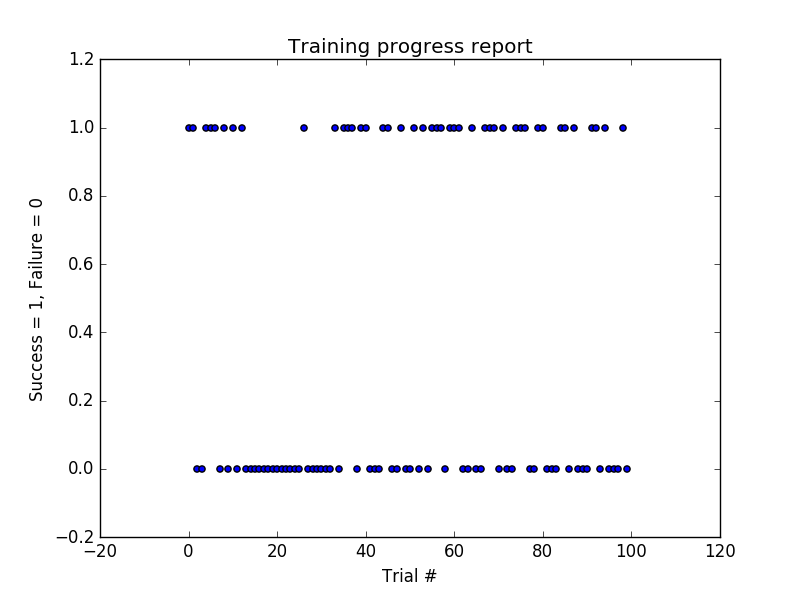

Recreate this plot in Python.
import random
from environment import Agent, Environment
from planner import RoutePlanner
from simulator import Simulator

class LearningAgent(Agent):
    """An agent that learns to drive in the smartcab world."""

    def __init__(self, env):
        super(LearningAgent, self).__init__(env)  # sets self.env = env, state = None, next_waypoint = None, and a default color
        self.color = 'red'  # override color
        self.planner = RoutePlanner(self.env, self)  # simple route planner to get next_waypoint
        # TODO: Initialize any additional variables here
        self.discount_factor = 0.25
        self.learning_rate = 0.5
        self.default_Q = 0
        self.none_count = 0
        self.max_right = 4
        self.max_none = 6
        self.state0 = None
        self.action0 = None
        self.reward0 = None
        self.Q = {}
        self.trials = -1
        self.max_trials = 100
        self.x_trials = range(0,self.max_trials)
        self.y_trials = range(0,self.max_trials)
        for i in ['forward','left','right']:
            for j in ['green','red']:
                for k in self.env.valid_actions:
                    self.Q[(i,j),k] = self.default_Q
    

    def reset(self, destination=None):
        self.planner.route_to(destination)
        # TODO: Prepare for a new trip; reset any variables here, if required
        if (self.state0, self.action0, self.reward0) != (None, None, None):
            oldQ = self.Q[(self.state0,self.action0)]
            self.Q[(self.state0,self.action0)] = oldQ + self.learning_rate*(self.reward0 - oldQ)
        self.none_count = 0
        self.trials = self.trials + 1
        (self.state0, self.action0, self.reward0) = (None, None, None)
        
        
    def update(self, t):
        # Gather inputs
        self.next_waypoint = self.planner.next_waypoint()  # from route planner, also displayed by simulator
        inputs = self.env.sense(self)
        deadline = self.env.get_deadline(self)

        # TODO: Update state
        self.state = (self.next_waypoint, inputs['light'])
        # TODO: Select action according to your policy
        newQ = -9999999999
        action = None
        
        if self.Q[(self.state,None)] == self.Q[(self.state,'left')] == self.Q[(self.state,'right')] == self.Q[(self.state,'forward')]:
            action = random.choice(Environment.valid_actions)
            newQ = self.Q[(self.state,'left')]
        else:      
            for i2 in [None,'left','right','forward']:
                if self.Q[(self.state,i2)] >= newQ:
                    newQ = self.Q[(self.state,i2)]
                    action = i2
        if action == None:
            self.none_count = self.none_count + 1
        else:
            self.none_count = 0
        if self.none_count > self.max_none:
            action = random.choice(Environment.valid_actions)

        # Execute action and get reward
        reward = self.env.act(self, action)


        # TODO: Learn policy based on state, action, reward
        if (self.state0, self.action0, self.reward0) != (None, None, None):
            oldQ = self.Q[(self.state0,self.action0)]
            self.Q[(self.state0,self.action0)] = (1-self.learning_rate)*oldQ + self.learning_rate*(self.reward0 + self.discount_factor*newQ)
        (self.state0, self.action0, self.reward0) = (self.state, action, reward)
        if (deadline == 0) & (reward < 10):
            self.y_trials[self.trials] = 0
        else:
            self.y_trials[self.trials] = 1
        print "LearningAgent.update(): deadline = {}, inputs = {}, action = {}, reward = {}".format(deadline, inputs, action, reward)  # [debug]


def run():
    """Run the agent for a finite number of trials."""

    # Set up environment and agent
    e = Environment()  # create environment (also adds some dummy traffic)
    a = e.create_agent(LearningAgent)  # create agent
    e.set_primary_agent(a, enforce_deadline=True)  # set agent to track

    # Now simulate it
    # sim = Simulator(e, update_delay=1.0)  # reduce update_delay to speed up simulation
    sim = Simulator(e, update_delay=0.01)
    sim.run(n_trials=a.max_trials)  # press Esc or close pygame window to quit
    import pylab as pl
    pl.figure()
    pl.scatter(a.x_trials,a.y_trials)
    pl.legend()
    pl.xlabel('Trial #')
    pl.ylabel('Success = 1, Failure = 0')
    pl.title("Training progress report")
    pl.show()


if __name__ == '__main__':
    run()
